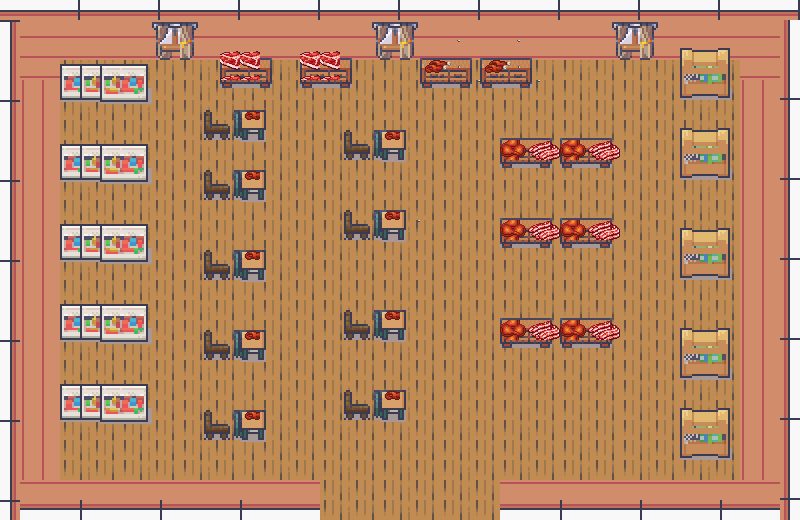

A 2D game scene composited from a Tiled map and its tileset images. What follows is a short description and the map's XML, with each tile layer's data collapsed to a summary:
An orthogonal 40x26 tile map with 20x20 px tiles, 4 tile layers (wallLayer, groundLayer, tableLayer, fastfoodLayer), 3 tilesets and 3 objects (start, fastfood1, fastfood2).

<map version="1.9" tiledversion="1.9.2" orientation="orthogonal" renderorder="right-down" width="40" height="26" tilewidth="20" tileheight="20" infinite="0" nextlayerid="16" nextobjectid="6">
 <editorsettings>
  <export target="FastfoodTiled.tmj" format="json" />
 </editorsettings>
 <tileset firstgid="1" name="interiorFruit" tilewidth="32" tileheight="32" tilecount="1424" columns="16">
  <image source="interiorFruit.png" width="512" height="2848" />
 </tileset>
 <tileset firstgid="1425" name="roomFruit" tilewidth="20" tileheight="20" tilecount="972" columns="27">
  <image source="roomFruit.png" width="544" height="736" />
 </tileset>
 <tileset firstgid="2397" name="food" tilewidth="20" tileheight="20" tilecount="2601" columns="51">
  <image source="food.png" width="1024" height="1024" />
 </tileset>
 <layer id="4" name="wallLayer" width="40" height="26">
  <data>[1040 cells, 308 non-empty, 7 distinct tile ids]</data>
 </layer>
 <layer id="9" name="groundLayer" width="40" height="26">
  <data>[1040 cells, 750 non-empty, 9 distinct tile ids]</data>
 </layer>
 <layer id="10" name="tableLayer" width="40" height="26">
  <data>[1040 cells, 174 non-empty, 26 distinct tile ids]</data>
 </layer>
 <layer id="11" name="fastfoodLayer" width="40" height="26">
  <data>[1040 cells, 63 non-empty, 11 distinct tile ids]</data>
 </layer>
 <objectgroup id="14" name="objectLayer">
  <object id="1" name="start" x="404" y="470">
   <point />
  </object>
  <object id="4" name="fastfood1" x="570" y="103">
   <point />
  </object>
  <object id="5" name="fastfood2" x="305" y="268">
   <point />
  </object>
 </objectgroup>
</map>
